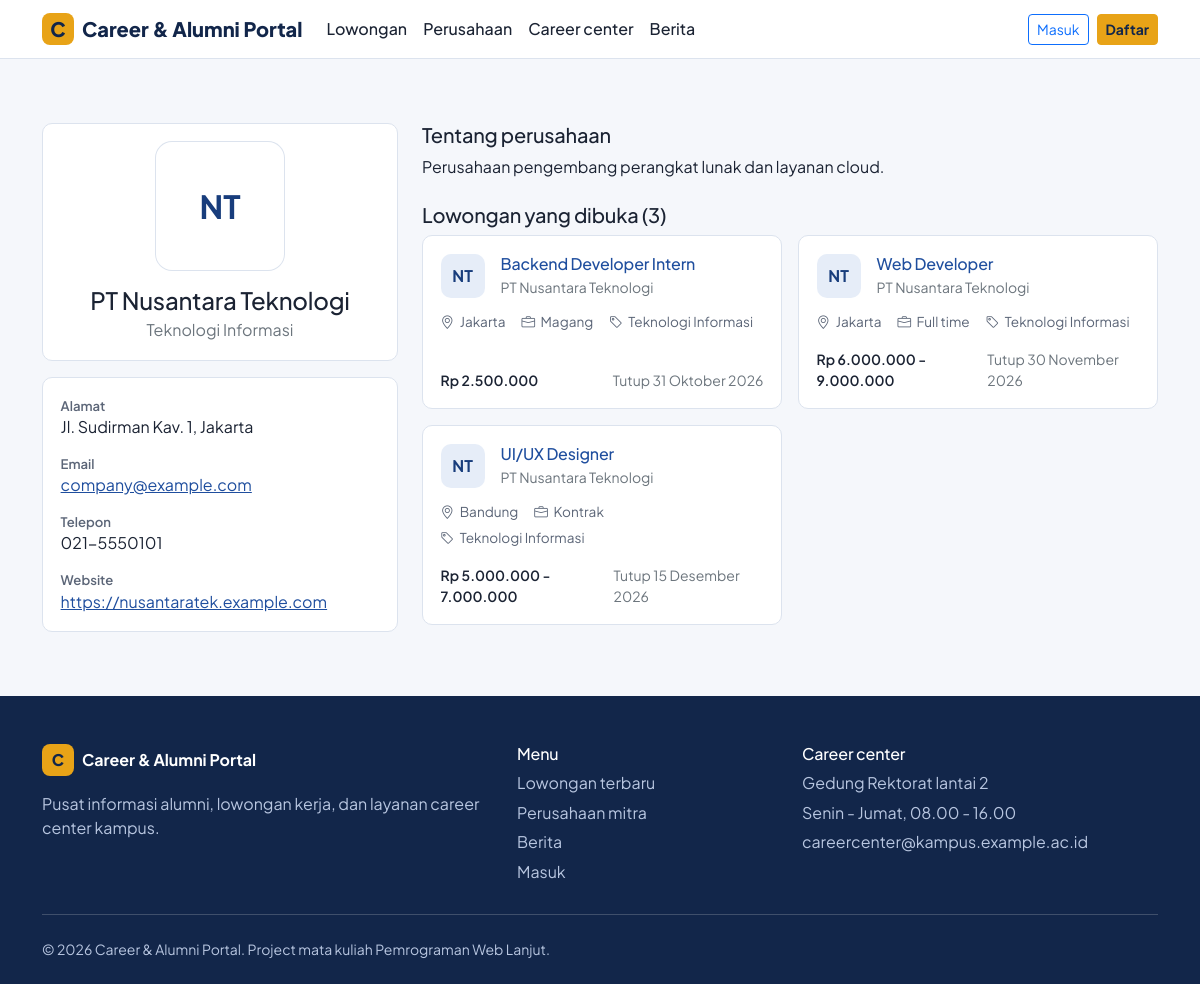
/company/profile-view.php?id=1, run on the app's committed database.
### tables this page shows
CREATE TABLE companies (
  id INT UNSIGNED AUTO_INCREMENT PRIMARY KEY,
  user_id INT UNSIGNED NOT NULL UNIQUE,
  name VARCHAR(150) NOT NULL,
  email VARCHAR(150) NULL,
  phone VARCHAR(20) NULL,
  address TEXT NULL,
  website VARCHAR(255) NULL,
  industry VARCHAR(100) NULL,
  description TEXT NULL,
  logo VARCHAR(255) NULL,
  created_at TIMESTAMP NOT NULL DEFAULT CURRENT_TIMESTAMP,
  updated_at TIMESTAMP NOT NULL DEFAULT CURRENT_TIMESTAMP ON UPDATE CURRENT_TIMESTAMP,
  CONSTRAINT fk_company_user FOREIGN KEY (user_id) REFERENCES users(id) ON DELETE CASCADE
);

CREATE TABLE jobs (
  id INT UNSIGNED AUTO_INCREMENT PRIMARY KEY,
  company_id INT UNSIGNED NOT NULL,
  category_id INT UNSIGNED NOT NULL,
  title VARCHAR(150) NOT NULL,
  description TEXT NOT NULL,
  requirements TEXT NOT NULL,
  location VARCHAR(100) NOT NULL,
  job_type ENUM('full-time','part-time','internship','contract') NOT NULL,
  salary VARCHAR(100) NULL,
  deadline DATE NOT NULL,
  status ENUM('open','closed') NOT NULL DEFAULT 'open',
  created_at TIMESTAMP NOT NULL DEFAULT CURRENT_TIMESTAMP,
  updated_at TIMESTAMP NOT NULL DEFAULT CURRENT_TIMESTAMP ON UPDATE CURRENT_TIMESTAMP,
  CONSTRAINT fk_jobs_company FOREIGN KEY (company_id) REFERENCES companies(id) ON DELETE CASCADE,
  CONSTRAINT fk_jobs_category FOREIGN KEY (category_id) REFERENCES job_categories(id) ON DELETE RESTRICT,
  INDEX idx_jobs_location (location),
  INDEX idx_jobs_type (job_type),
  INDEX idx_jobs_status_deadline (status, deadline)
);

CREATE TABLE job_categories (
  id INT UNSIGNED AUTO_INCREMENT PRIMARY KEY,
  name VARCHAR(100) NOT NULL UNIQUE,
  created_at TIMESTAMP NOT NULL DEFAULT CURRENT_TIMESTAMP,
  updated_at TIMESTAMP NOT NULL DEFAULT CURRENT_TIMESTAMP ON UPDATE CURRENT_TIMESTAMP
);

### config/database.php (called while the page is built, shortened)
<?php
function db(): PDO
{
    static $pdo = null;
    if ($pdo === null) {
        $dsn = 'mysql:host=' . DB_HOST . ';dbname=' . DB_NAME . ';charset=' . DB_CHARSET;
        try {
            $pdo = new PDO($dsn, DB_USER, DB_PASS, [
                PDO::ATTR_ERRMODE            => PDO::ERRMODE_EXCEPTION,
                PDO::ATTR_DEFAULT_FETCH_MODE => PDO::FETCH_ASSOC,
                PDO::ATTR_EMULATE_PREPARES   => false,
            ]);
        } catch (PDOException $e) {
            error_log('DB connection failed: ' . $e->getMessage());
            http_response_code(500);
            exit('Koneksi database gagal. Pastikan MySQL di XAMPP sudah berjalan, database sudah diimport, dan config/database.php sudah benar.');
        }
    }
    return $pdo;
}
function db_all(string $sql, array $params = []): array
{
    $stmt = db()->prepare($sql);
    $stmt->execute($params);
    return $stmt->fetchAll();
}
function db_one(string $sql, array $params = []): ?array
{
    $stmt = db()->prepare($sql);
    $stmt->execute($params);
    $row = $stmt->fetch();
    return $row === false ? null : $row;
}

### company/profile-view.php (the view, shortened to what this page needs)
<?php
$id = filter_input(INPUT_GET, 'id', FILTER_VALIDATE_INT);
$company = $id ? db_one('SELECT * FROM companies WHERE id = ?', [$id]) : null;
$jobs = db_all("SELECT j.id, j.title, j.location, j.job_type, j.salary, j.deadline,
                       c.name AS company_name, c.logo AS company_logo, k.name AS category_name
                FROM jobs j
                JOIN companies c ON c.id = j.company_id
                JOIN job_categories k ON k.id = j.category_id
                WHERE j.company_id = ? AND j.status = 'open' AND j.deadline >= CURDATE()
                ORDER BY j.deadline ASC", [$company['id']]);
include __DIR__ . '/../components/head.php';
include __DIR__ . '/../components/navbar.php';
?>
<section class="section">
  <div class="container">
    <div class="row g-4">
      <div class="col-lg-4">
        <div class="panel"><div class="panel-body text-center">
          <?php if ($logo = logo_url($company['logo'])): ?>
            <img class="profile-photo logo-square" src="<?= e($logo) ?>" alt="Logo <?= e($company['name']) ?>">
          <?php else: ?>
            <div class="profile-photo logo-square" aria-hidden="true"><?= e(initials($company['name'])) ?></div>
          <?php endif; ?>
          <h1 class="h4 mt-3 mb-1"><?= e($company['name']) ?></h1>
          <p class="text-secondary mb-0"><?= e($company['industry'] ?: 'Industri belum diisi') ?></p>
        </div></div>
        <div class="panel mt-3"><div class="panel-body">
          <dl class="info-list mb-0">
            <dt>Alamat</dt><dd><?= e($company['address'] ?: '-') ?></dd>
            <dt>Email</dt><dd><?= $company['email'] ? '<a href="mailto:' . e($company['email']) . '">' . e($company['email']) . '</a>' : '-' ?></dd>
            <dt>Telepon</dt><dd><?= e($company['phone'] ?: '-') ?></dd>
            <dt>Website</dt>
            <dd class="mb-0">
              <?php if ($company['website']): ?>
                <a href="<?= e($company['website']) ?>" target="_blank" rel="noopener noreferrer"><?= e($company['website']) ?></a>
              <?php else: ?>-<?php endif; ?>
            </dd>
          </dl>
        </div></div>
      </div>
      <div class="col-lg-8">
        <h2 class="h5">Tentang perusahaan</h2>
        <p class="mb-4"><?= nl2br(e($company['description'] ?: 'Perusahaan ini belum menambahkan deskripsi.')) ?></p>
        <h2 class="h5">Lowongan yang dibuka (<?= count($jobs) ?>)</h2>
        <?php if (!$jobs): ?>
          <div class="panel"><div class="empty-state"><i class="bi bi-briefcase"></i>Belum ada lowongan yang dibuka.</div></div>
        <?php else: ?>
          <div class="row g-3">
            <?php foreach ($jobs as $job): ?>
              <div class="col-md-6"><?= job_card($job) ?></div>
            <?php endforeach; ?>
          </div>
        <?php endif; ?>
      </div>
    </div>
  </div>
</section>
<?php
include __DIR__ . '/../components/footer.php';
include __DIR__ . '/../components/scripts.php';

### config/helpers.php (shortened to what this page needs)
<?php
function e($value): string
{
    return htmlspecialchars((string) $value, ENT_QUOTES | ENT_SUBSTITUTE, 'UTF-8');
}
function url(string $path = ''): string
{
    return BASE_URL . '/' . ltrim($path, '/');
}
function date_id(?string $date): string
{
    $ts = $date ? strtotime($date) : false;
    $bulan = ['Januari', 'Februari', 'Maret', 'April', 'Mei', 'Juni', 'Juli', 'Agustus', 'September', 'Oktober', 'November', 'Desember'];
    return date('j', $ts) . ' ' . $bulan[(int) date('n', $ts) - 1] . ' ' . date('Y', $ts);
}
function initials(string $name): string
{
    $name  = preg_replace('/^(PT|CV)\s+/i', '', trim($name));
    $parts = preg_split('/\s+/', $name, -1, PREG_SPLIT_NO_EMPTY);
    $out   = '';
    foreach (array_slice($parts, 0, 2) as $p) {
        $out .= mb_strtoupper(mb_substr($p, 0, 1));
    }
    return $out !== '' ? $out : '?';
}
function job_type_label(string $type): string
{
    $map = ['full-time' => 'Full time', 'part-time' => 'Part time', 'internship' => 'Magang', 'contract' => 'Kontrak'];
    return $map[$type] ?? $type;
}
function job_card(array $job): string
{
    $href = url('alumni/job-detail.php?id=' . (int) $job['id']);
    $html  = '<article class="job-card">';
    $html .= '<div class="d-flex gap-3 align-items-start">';
    $html .= avatar_html($job['company_name'], $job['company_logo'] ?? null);
    $html .= '<div class="min-w-0"><h3 class="h6 mb-1"><a class="stretched-link text-decoration-none" href="' . e($href) . '">' . e($job['title']) . '</a></h3>';
    $html .= '<div class="text-secondary small">' . e($job['company_name']) . '</div></div></div>';
    $html .= '<div class="job-meta">';
    $html .= '<span><i class="bi bi-geo-alt"></i> ' . e($job['location']) . '</span>';
    $html .= '<span><i class="bi bi-briefcase"></i> ' . e(job_type_label($job['job_type'])) . '</span>';
    $html .= '<span><i class="bi bi-tag"></i> ' . e($job['category_name']) . '</span></div>';
    $html .= '<div class="d-flex justify-content-between align-items-end mt-auto pt-3 small">';
    $html .= '<span class="fw-semibold">' . e($job['salary'] ?: 'Gaji dirahasiakan') . '</span>';
    $html .= '<span class="text-secondary">Tutup ' . e(date_id($job['deadline'])) . '</span></div>';
    $html .= '</article>';
    return $html;
}
function logo_url(?string $filename): ?string
{
    return null;
}
function avatar_html(string $name, ?string $logo = null, string $extra = ''): string
{
    $src = logo_url($logo);
    return '<span class="avatar-box ' . e($extra) . '">' . e(initials($name)) . '</span>';
}

### assets/css/style.css (style rules this page uses)
:root { --navy: #12264a; --blue: #1f4e9e; --blue-dark: #183d7c; --gold: #e8a317; --surface: #f5f7fb; --card: #ffffff; --line: #dce3ee; --ink: #1b2333; --muted: #5b6577; --success: #1e8e5a; --danger: #c0392b; --radius: 10px; --bs-primary: var(--blue); --bs-body-font-family: 'Plus Jakarta Sans', system-ui, -apple-system, 'Segoe UI', sans-serif; --bs-body-color: var(--ink); --bs-body-bg: var(--surface); }
body { font-family: var(--bs-body-font-family); color: var(--ink); background: var(--surface); }
h1, h2, h3, h4, h5 { color: var(--navy); font-weight: 700; letter-spacing: -0.01em; }
a { color: var(--blue); }
.avatar-box { width: 44px; height: 44px; border-radius: 10px; background: #e6edf8; color: var(--blue-dark); display: grid; place-items: center; font-weight: 700; flex: none; }
.min-w-0 { min-width: 0; }
.section { padding: 4rem 0; }
.job-card { position: relative; display: flex; flex-direction: column; height: 100%; background: #fff; border: 1px solid var(--line); border-radius: var(--radius); padding: 1.1rem; transition: border-color .15s, box-shadow .15s; }
.job-meta { display: flex; flex-wrap: wrap; gap: .35rem 1rem; margin-top: .9rem; font-size: .85rem; color: var(--muted); }
.job-meta i { margin-right: .2rem; }
.panel { background: #fff; border: 1px solid var(--line); border-radius: var(--radius); }
.panel-body { padding: 1.1rem; }
.profile-photo { width: 128px; height: 128px; border-radius: 50%; object-fit: cover; background: #e6edf8; border: 3px solid #fff; box-shadow: 0 0 0 1px var(--line); display: grid; place-items: center; font-size: 2.2rem; font-weight: 700; color: var(--blue-dark); margin: 0 auto; }
.info-list dt { font-size: .82rem; color: var(--muted); font-weight: 600; }
.info-list dd { margin-bottom: .9rem; overflow-wrap: anywhere; }
.profile-photo.logo-square { border-radius: 16px; object-fit: contain; background: #fff; padding: 8px; font-size: 2rem; }

### data on the page
companies: name "NT", name "PT Nusantara Teknologi", industry "Teknologi Informasi", address "Jl. Sudirman Kav. 1, Jakarta", email "company@example.com", phone "021-5550101", website "https://nusantaratek.example.com", description "Perusahaan pengembang perangkat lunak dan layanan cloud."
jobs: company.name "NT", title "Backend Developer Intern", company.name "PT Nusantara Teknologi", location "Jakarta", job_type "Magang", category.name "Teknologi Informasi", salary "Rp 2.500.000", deadline "31 Oktober 2026"
jobs: company.name "NT", title "Web Developer", company.name "PT Nusantara Teknologi", location "Jakarta", job_type "Full time", category.name "Teknologi Informasi", salary "Rp 6.000.000 - 9.000.000", deadline "30 November 2026"
jobs: company.name "NT", title "UI/UX Designer", company.name "PT Nusantara Teknologi", location "Bandung", job_type "Kontrak", category.name "Teknologi Informasi", salary "Rp 5.000.000 - 7.000.000", deadline "15 Desember 2026"

### other printed values
APP_NAME "Career & Alumni Portal"
count($jobs) "3"
